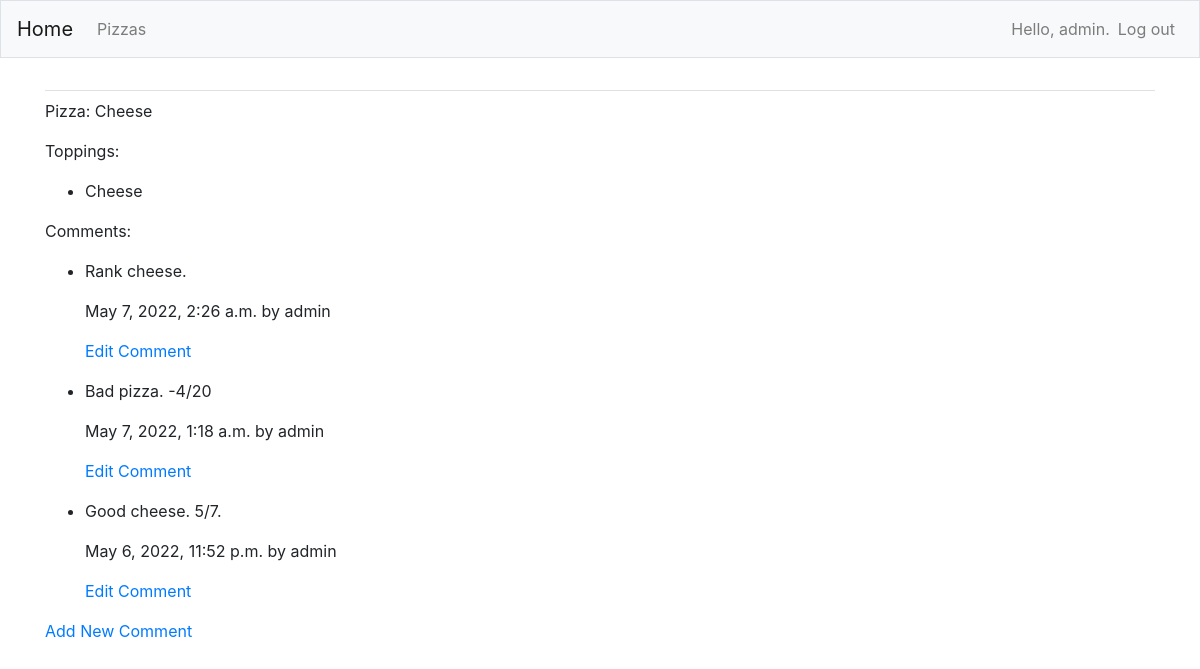
/pizza/1/ (signed in), run on the app's committed database.
### MainApp/models.py (models this page shows, shortened)
class Pizza(models.Model):
    pizza_name = models.CharField(max_length=200)

class Topping(models.Model):
    pizza = models.ForeignKey(Pizza, on_delete=models.CASCADE)
    toppings_name = models.CharField(max_length=200)

class Comment(models.Model):
    pizza = models.ForeignKey(Pizza, on_delete=models.CASCADE)
    text = models.TextField()
    date_added = models.DateTimeField(auto_now_add=True)
    owner = models.ForeignKey(User, on_delete=models.CASCADE)

### MainApp/views.py (the view)
# urls.py: path("pizza/<int:pizza_id>/", views.pizza, name="pizza"),
def pizza(request, pizza_id):
    pizza = Pizza.objects.get(id=pizza_id)
    comments = pizza.comment_set.order_by("-date_added")
    toppings = pizza.topping_set.order_by("-toppings_name")
    context = {"pizza": pizza, "toppings": toppings, "comments": comments}
    return render(request, "MainApp/pizza.html", context)

### MainApp/templates/mainapp/pizza.html
{% extends 'MainApp/base.html' %}
{% block content %}
<p>
    Pizza: {{ pizza.pizza_name }}
</p>
<p>
    Toppings:
</p>
<ul>
    {% for t in toppings %}
    <li>
        <p>{{ t.toppings_name }}</p>
    </li>
    {% empty %}
    <li>
        There are no toppings for this pizza.
    </li>
    {% endfor %}
</ul>
<p>Comments:</p>
<ul>
    {% for c in comments %}
    <li>
        <p>{{c.text}}</p>
        <p>{{c.date_added}} by {{c.owner}}</p>
        {% if c.owner == request.user %}
        <p><a href="{% url 'edit_comment' c.id %}">Edit Comment</a></p>
        {% endif %}
    </li>
    {% empty %}
    <li>
        There are no comments for this pizza.
    </li>
    {% endfor %}
</ul>
<p><a href="{% url 'new_comment' pizza.id %}">Add New Comment</a></p>
{% endblock content %}

### MainApp/templates/mainapp/base.html (shortened to what this page needs)
{% load bootstrap4 %}
<!doctype html>
<html lang='en'>
<head>
    {% bootstrap_css %}
</head>
</html>
<body>
    <nav class="navbar navbar-expand-md navbar-light bg-light mb-4 border">
        <a class="navbar-brand" href="{% url 'index' %}">Home</a>
        <div class="collapse navbar-collapse" id="navbarCollapse">
            <ul class="navbar-nav mr-auto">
                <li class="nav-item">
                    <a class="nav-link" href="{% url 'pizzas' %}">
                        Pizzas
                    </a>
                </li>
            </ul>
            <ul class="navbar-nav ml-auto">
                {% if user.is_authenticated %}
                <li class="nav-item">
                    <span class="navbar-text" }">Hello, {{ user.username }}.</span>
                </li>
                <li class="nav-item">
                    <a class="nav-link" href="{% url 'users:logout' %}">Log out</a>
                </li>
                {% endif %}
            </ul>
        </div>
    </nav>
    <main role="main" class="container">
        <div class="pb-2 mb-2 border-bottom">
        </div>
        <div>
            {% block content %}{% endblock content %}
        </div>
    </main>
</body>
</html>

### data on the page
Pizza: pizza_name "Cheese"
Topping: toppings_name "Cheese"
Comment: text "Rank cheese.", date_added "May 7, 2022, 2:26 a.m.", owner "admin", shows "Edit Comment"
Comment: text "Bad pizza. -4/20", date_added "May 7, 2022, 1:18 a.m.", owner "admin", shows "Edit Comment"
Comment: text "Good cheese. 5/7.", date_added "May 6, 2022, 11:52 p.m.", owner "admin", shows "Edit Comment"

### other printed values
{{ user.username }} "admin"
